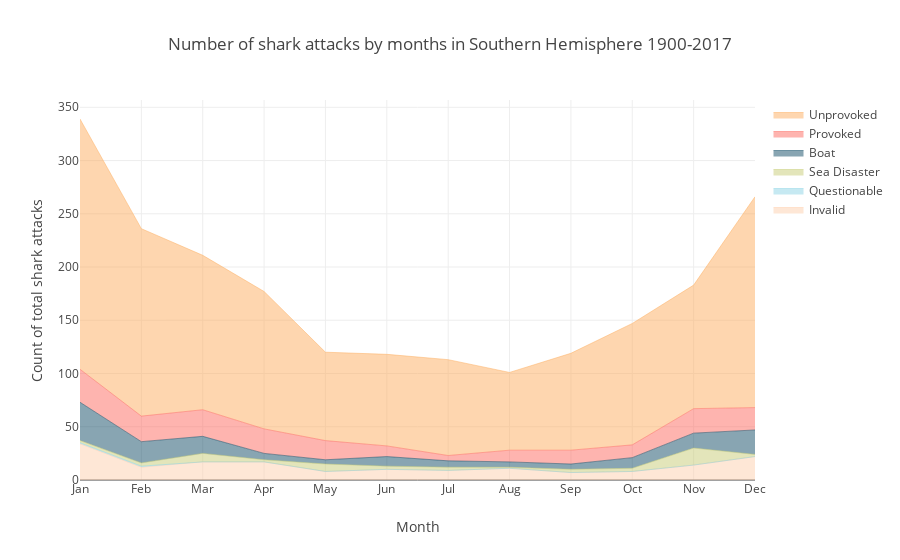

This figure's notebook cell:
### Code cell
trace0 = dict(
    x=months,
    y=invalid_s,
    hoverinfo='x+y',
    mode='lines',
    line=dict(width=0.5), marker = dict(color = pink),
    stackgroup='one', name = 'Invalid')
trace1 = dict(
    x=months,
    y=questionable_s,
    hoverinfo='x+y',
    mode='lines',
    line=dict(width=0.5),marker = dict(color = light_blue),
    stackgroup='one', name="Questionable")
trace2 = dict(
    x=months,
    y=sea_disaster_s,
    hoverinfo='x+y',
    mode='lines',
    line=dict(width=0.5),marker = dict(color = green),              
    stackgroup='one', name='Sea Disaster')
trace3 = dict(
    x=months,
    y=boat_s,
    hoverinfo='x+y',
    mode='lines',
    line=dict(width=0.5),marker = dict(color = dark_blue),              
    stackgroup='one', name='Boat')
trace4 = dict(
    x=months,
    y=provoked_s,
    hoverinfo='x+y',
    mode='lines',
    line=dict(width=0.5), marker = dict(color = red),           
    stackgroup='one', name='Provoked')
trace5 = dict(
    x=months,
    y=unprovoked_s,
    hoverinfo='x+y',
    mode='lines',
    line=dict(width=0.5), marker = dict(color = orange),             
    stackgroup='one', name='Unprovoked')
data = [trace0, trace1, trace2, trace3, trace4, trace5]

layout = go.Layout(barmode='overlay',
        xaxis=dict(title='Month'),                  
    title='Number of shark attacks by months in Southern Hemisphere 1900-2017',
    yaxis=dict(
        title='Count of total shark attacks'),
    bargap=0.1)

fig = go.Figure(data=data, layout=layout)
iplot(fig, filename = "Sharks stacked")

### Figure 1 — Plotly figure (JSON) as saved in the notebook; plotly's stock layout.template omitted (floating-point values rounded to 4 significant figures)
{"data": [{"hoverinfo": "x+y", "line": {"width": 0.5}, "marker": {"color": "rgb(254, 207, 173)"}, "mode": "lines", "name": "Invalid", "stackgroup": "one", "type": "scatter", "uid": "b5ba8aef-d029-4e44-bcbe-616259f27b7e", "x": ["Jan", "Feb", "Mar", "Apr", "May", "Jun", "Jul", "Aug", "Sep", "Oct", "Nov", "Dec"], "y": [34, 12, 17, 17, 8, 10, 9, 11, 7, 8, 14, 22]}, {"hoverinfo": "x+y", "line": {"width": 0.5}, "marker": {"color": "rgb(142, 212, 229)"}, "mode": "lines", "name": "Questionable", "stackgroup": "one", "type": "scatter", "uid": "0401a28e-2345-4d57-a4aa-8f7804f10033", "x": ["Jan", "Feb", "Mar", "Apr", "May", "Jun", "Jul", "Aug", "Sep", "Oct", "Nov", "Dec"], "y": [1, 1]}, {"hoverinfo": "x+y", "line": {"width": 0.5}, "marker": {"color": "rgb(199, 204, 118)"}, "mode": "lines", "name": "Sea Disaster", "stackgroup": "one", "type": "scatter", "uid": "440e46b9-5ab3-434a-96c4-e6fd7384ab43", "x": ["Jan", "Feb", "Mar", "Apr", "May", "Jun", "Jul", "Aug", "Sep", "Oct", "Nov", "Dec"], "y": [2, 3, 8, 2, 7, 3, 3, 1, 3, 3, 16, 2]}, {"hoverinfo": "x+y", "line": {"width": 0.5}, "marker": {"color": "rgb(19, 77, 102)"}, "mode": "lines", "name": "Boat", "stackgroup": "one", "type": "scatter", "uid": "ce5f60d3-8dbd-4a44-87f8-a365730054fa", "x": ["Jan", "Feb", "Mar", "Apr", "May", "Jun", "Jul", "Aug", "Sep", "Oct", "Nov", "Dec"], "y": [36, 20, 16, 6, 4, 9, 6, 5, 5, 10, 14, 23]}, {"hoverinfo": "x+y", "line": {"width": 0.5}, "marker": {"color": "rgb(253, 107, 97)"}, "mode": "lines", "name": "Provoked", "stackgroup": "one", "type": "scatter", "uid": "7b5ec86b-8fb3-4004-8e41-8771091e5aa1", "x": ["Jan", "Feb", "Mar", "Apr", "May", "Jun", "Jul", "Aug", "Sep", "Oct", "Nov", "Dec"], "y": [31, 24, 25, 23, 18, 10, 5, 11, 13, 12, 23, 21]}, {"hoverinfo": "x+y", "line": {"width": 0.5}, "marker": {"color": "rgb(253, 174, 97)"}, "mode": "lines", "name": "Unprovoked", "stackgroup": "one", "type": "scatter", "uid": "bf823530-d783-45b3-a990-b95e1e0c146e", "x": ["Jan", "Feb", "Mar", "Apr", "May", "Jun", "Jul", "Aug", "Sep", "Oct", "Nov", "Dec"], "y": [235, 176, 145, 129, 83, 86, 90, 73, 91, 114, 116, 198]}], "layout": {"bargap": 0.1, "barmode": "overlay", "title": {"text": "Number of shark attacks by months in Southern Hemisphere 1900-2017"}, "xaxis": {"title": {"text": "Month"}}, "yaxis": {"title": {"text": "Count of total shark attacks"}}}}
